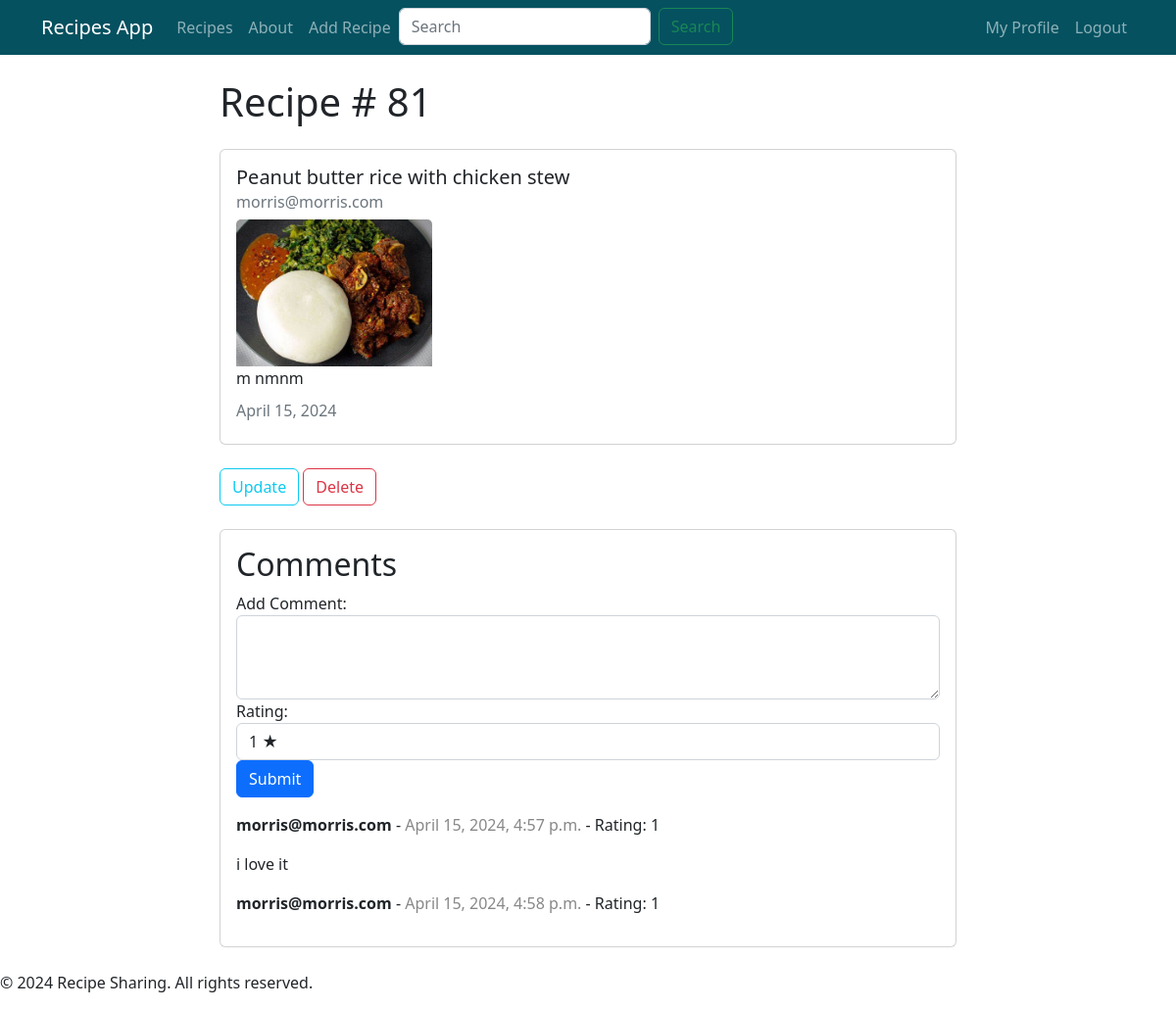
/recipe/81 (signed in), run on an earlier commit of the app's database.
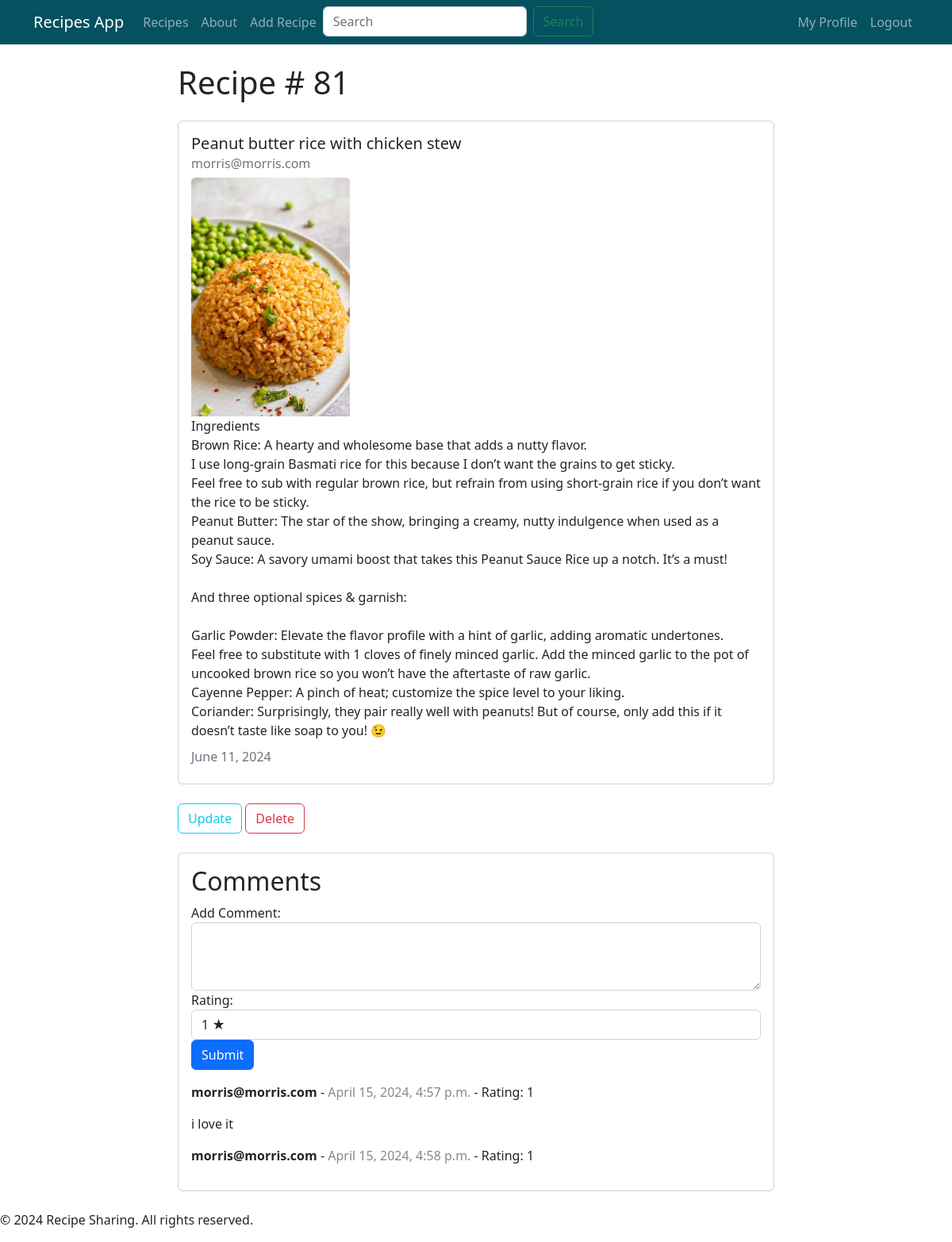
And on a later commit of the database.
### recipe/models.py (models this page shows, shortened)
class Recipe(models.Model):
  title = models.CharField(max_length=100)
  description = models.TextField()
  short_description = models.CharField(max_length=200,default='')
  author = models.ForeignKey(User, on_delete=models.CASCADE)
  image = models.ImageField(upload_to='recipe_images/', validators=[FileExtensionValidator(['jpg', 'jpeg', 'png'])], null=True, blank=False)
  created_at = models.DateTimeField(auto_now_add=True)
  updated_at = models.DateTimeField(auto_now=True)

### recipe/views.py (the view)
# urls.py: path('recipe/<int:pk>', views.RecipeDetailView.as_view(), name="detail"),
class RecipeDetailView(LoginRequiredMixin, DetailView):
    model = models.Recipe
    template_name = 'recipe_detail.html'
    def get_context_data(self, **kwargs):
        context = super().get_context_data(**kwargs)
        context['user'] = self.request.user
        context['default_image_url'] = settings.STATIC_URL + 'images/nr-logo.png'  # URL dell'immagine di default
        return context

### templates/recipe_detail.html (shortened to what this page needs)
{% extends "base.html" %}
{% load static %}
{% block content %}
<div class="container">
    <h1>Recipe # {{ object.id }}</h1>
    <div class="card my-4">
        <div class="card-body">
            <h5 class="card-title">{{ object.title }}</h5>
            <h6 class="card-subtitle mb-2 text-muted">{{ object.author }}</h6>
            {% if object.image %}
                <img src="{{ object.image.url }}" class="card-img-top" alt="{{ object.title }}" style="width: 200px; height: auto;">
            {% else %}
                <img src="{% static 'images/nr-logo.png' %}" class="card-img-top" alt="Default Recipe Image" style="width: 200px; height: auto;">
            {% endif %}
            <p class="card-text">{{ object.description }}</p>
            <h6 class="card-subtitle mb-2 text-muted">
                {{ object.updated_at|date:"F d, Y" }}
            </h6>
        </div>
    </div>
    {% if object.author == user or user.is_staff %}
    <div class="col-4">
        <a class="btn btn-outline-info" href="{% url 'update' object.id %}">Update</a>
        <a class="btn btn-outline-danger" href="{% url 'delete' object.id %}">Delete</a>
    </div>
    {% endif %}
<div class="card my-4">
    <div class="card-body">
        <h2>Comments</h2>
        <form method="post" action="{% url 'add_comment' object.id %}">
            <div class="form-group">
                <label for="comment">Add Comment:</label>
                <textarea name="text" class="form-control" rows="3"></textarea>
            </div>
            <div class="form-group">
                <label for="rating">Rating:</label>
                <select name="rating" class="form-control">
                    <option value="1">1 &#9733;</option>
                </select>
            </div>
            <button type="submit" class="btn btn-primary">Submit</button>
        </form>
        <ul class="list-unstyled mt-3">
            {% for comment in object.comments.all %}
                <li>
                    <p>{{ comment.text }}</p>
                    <p><strong>{{ comment.author }}</strong> - <span style="color: #888;">{{ comment.created_at|date:"F d, Y, P" }}</span> - Rating: {{ comment.rating }}</p>
                </li>
            {% endfor %}
        </ul>
    </div>
</div>
</div>
{% endblock content %}

What changed in the data, as far as the page shows it:
changed Recipe "Peanut butter rice with chicken stew": image: a different picture; description "m nmnm" → "Ingredients Brown Rice: A hearty and wholesome base that adds a nutty flavor. I use long-grain Basmati rice for this because I don’t want the grains to get sticky. Feel free to sub with regular brown rice, but refrain from using short-grain rice if you don’t want the rice to be sticky. Peanut Butter: The star of the show, bringing a creamy, nutty indulgence when used as a peanut sauce. Soy Sauce: A savory umami boost that takes this Peanut Sauce Rice up a notch. It’s a must! And three optional spices & garnish: Garlic Powder: Elevate the flavor profile with a hint of garlic, adding aromatic undertones. Feel free to substitute with 1 cloves of finely minced garlic. Add the minced garlic to…"; updated_at "April 15, 2024" → "June 11, 2024"
